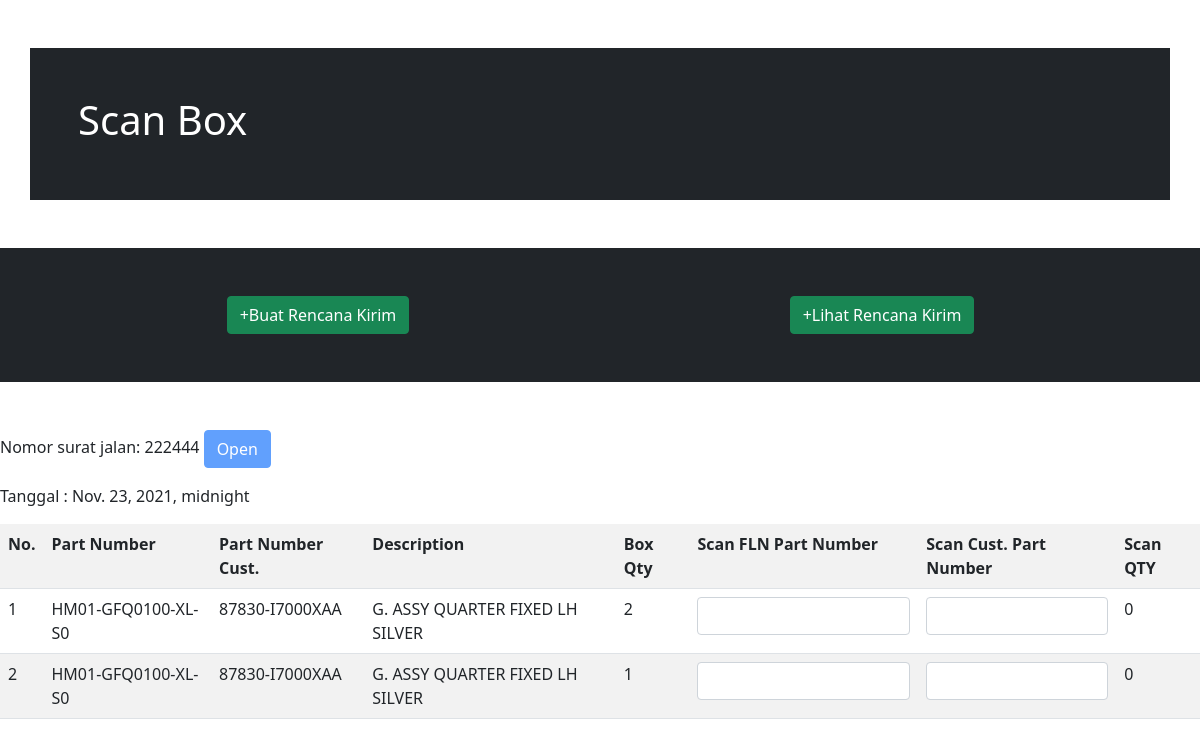
Before: /delivery/22 with the older database file.
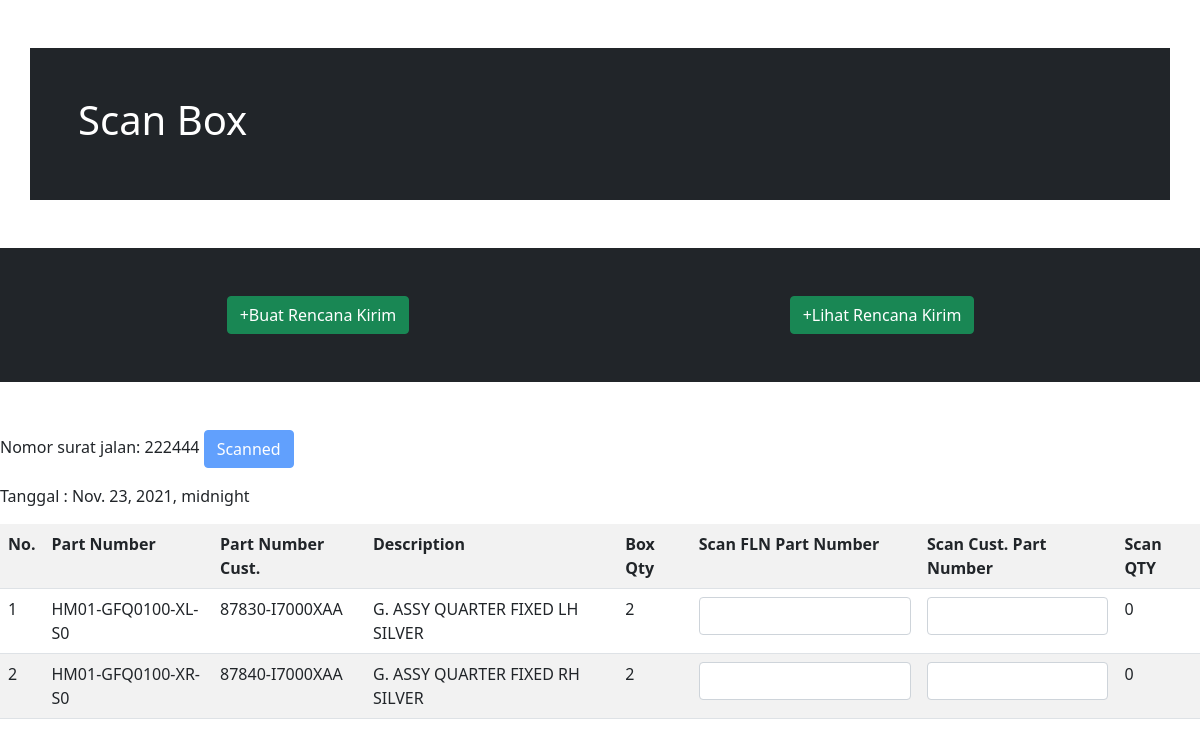
After: the same page with the newer database file.
### scanner/models.py (models this page shows, shortened)
class RencanaKirim(models.Model):
    nomor_sj = models.CharField(max_length=6, unique=True)
    tanggal = models.DateTimeField()
    class Status(models.TextChoices):
        OPEN = 'Open',_('Open')
        SCANNED = 'Scanned',_('Scanned')
    status = models.CharField(max_length=7, choices=Status.choices, default=Status.OPEN)

class RencanaKirimDetail(models.Model):
    nomor_line = models.CharField(max_length=2)
    rencana_kirim = models.ForeignKey(RencanaKirim, on_delete=models.CASCADE, related_name='rencanakirimdetails')
    barang= models.ForeignKey(Barang, on_delete=models.CASCADE, related_name='barangs')
    qty = models.CharField(max_length=2)

class Barang(models.Model):
    part_number = models.CharField(max_length=18)
    description = models.CharField(max_length=32)
    part_number_customer =  models.CharField(max_length=18)
    barcode = models.TextField()

### scanner/views.py (the view)
# urls.py: path('delivery/<int:pk>', views.Delivery.as_view(), name='delivery'),
class Delivery(UpdateView):
    model = RencanaKirim
    template_name = 'delivery.html'
    fields = ['nomor_sj', 'status']
    def get_context_data(self, **kwargs):
        detail = super(Delivery, self).get_context_data(**kwargs)
        detail['barang'] = RencanaKirimDetail.objects.all()
        return detail

### templates/delivery.html (shortened to what this page needs)
<!doctype html>
<html lang="en">
  <head>
    <link href="https://cdn.jsdelivr.net/npm/bootstrap@5.1.3/dist/css/bootstrap.min.css" rel="stylesheet">
  </head>
  <body onload="cekStatus()">
    <div class="container p-5 my-5 bg-dark text-white">
      <h1>Scan Box</h1>
    </div>
    <div class="container-fluid p-5 my-5 bg-dark text-white">
      <div class="row">
        <div class="col-sm-6 text-center">
          <a href="#" class="btn btn-success">+Buat Rencana Kirim</a>
        </div>
        <div class="col-sm-6 text-center">
          <a href="#" class="btn btn-success">+Lihat Rencana Kirim</a>
        </div>
      </div>
    </div>
    {% block content %}
    <div class="">
      <div class="text-right">
        <div class="sm-6"><p>Nomor surat jalan: {{ object.nomor_sj }} <button id="status" type="button" value="{{ object.status }}" class="btn btn-primary" disabled>{{ object.status }}</button></p></div>
        <div class="sm-6"><p>Tanggal : {{ object.tanggal }}</p></div>
      </div>
      <div class="row">
      <form>
        <table class="table table-striped">
          <tr>
            <th class="">No.</th>
            <th class="">Part Number</th>
            <th class="">Part Number Cust.</th>
            <th class="">Description</th>
            <th class="">Box Qty</th>
            <th class="">Scan FLN Part Number</th>
            <th class="">Scan Cust. Part Number</th>
            <th>Scan QTY</th>
          </tr>
          {% for detail in object.rencanakirimdetails.all  %}
          <tr>
            <td class="">{{ detail.nomor_line }}</td>
            <td id="part_number{{ detail.nomor_line }}" class="">{{ detail.barang.part_number }}</td>
            <td id="part_number_customer{{ detail.nomor_line }}" class="">{{ detail.barang.part_number_customer }}</td>
            <td class="">{{ detail.barang.description }}</td>
            <td id='qty_box{{ detail.nomor_line }}' class="">{{ detail.qty }}</td>
            <td class=""><input id='scan{{ detail.nomor_line }}' type="text" value="" autofocus maxlength="18" size="18" oninput="cekPartNumber()" class="form-control" ></td>
            <td class=""><input id='scanb{{ detail.nomor_line }}' type="text" value="" autofocus maxlength="33" size="14" oninput="cekPartNumberB()" class="form-control" ></td>
            <td id="qty_scanned{{ detail.nomor_line }}">0</td>
          </tr>
          {% endfor %}
        </table>
        </div>
      </div>
    {% endblock content %}
  </body>
</html>

Changed rows visible on the page:
changed RencanaKirim: status "Open" → "Scanned"
changed RencanaKirimDetail: barang.part_number "HM01-GFQ0100-XL-S0" → "HM01-GFQ0100-XR-S0"; barang.part_number_customer "87830-I7000XAA" → "87840-I7000XAA"; barang.description "G. ASSY QUARTER FIXED LH SILVER" → "G. ASSY QUARTER FIXED RH SILVER"; qty "1" → "2"
